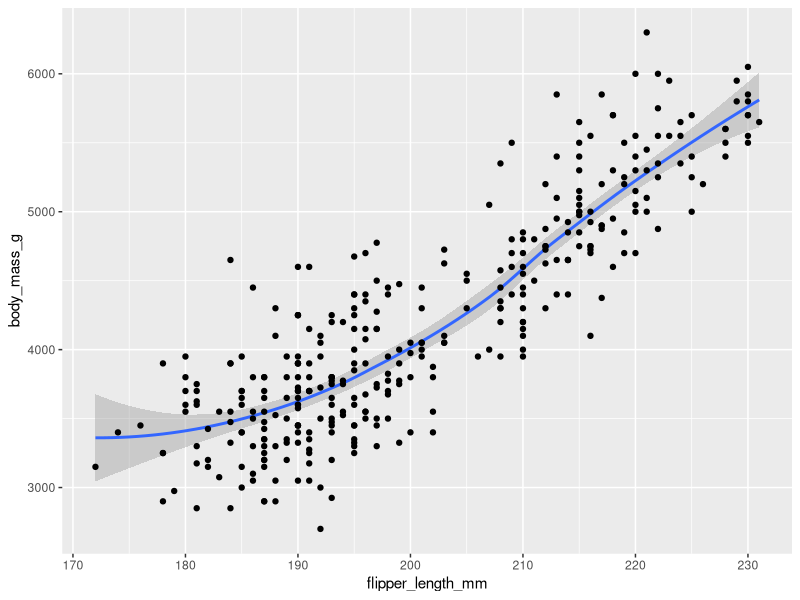
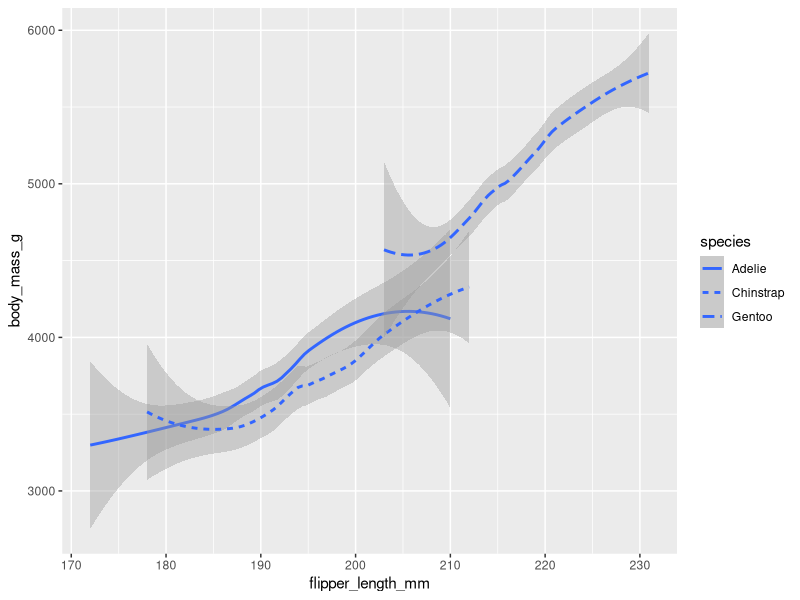
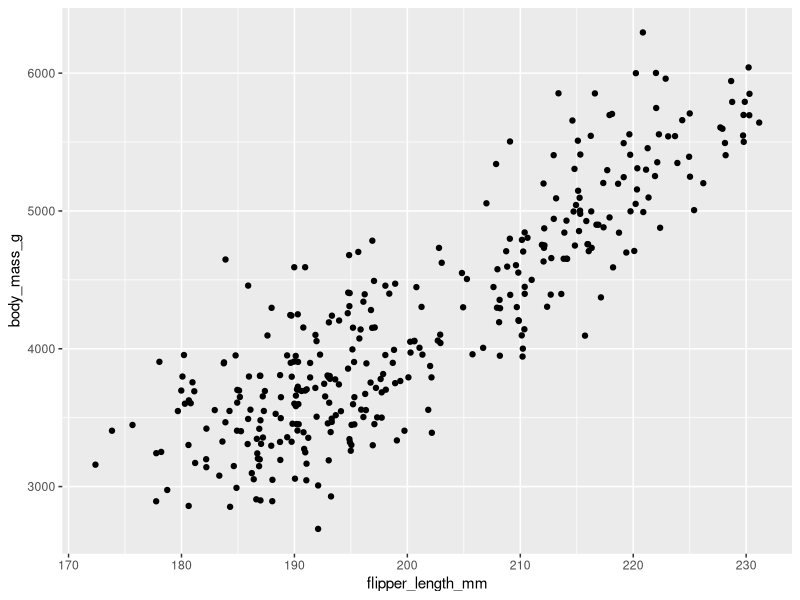
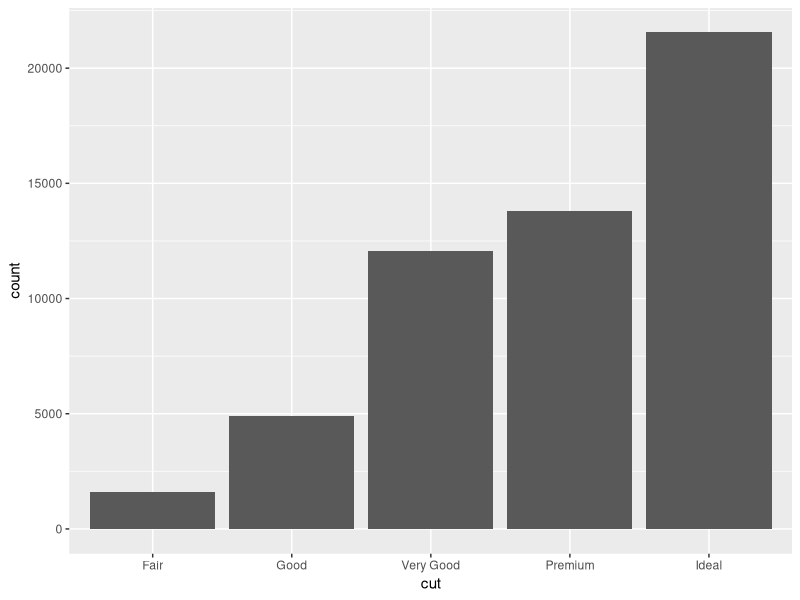
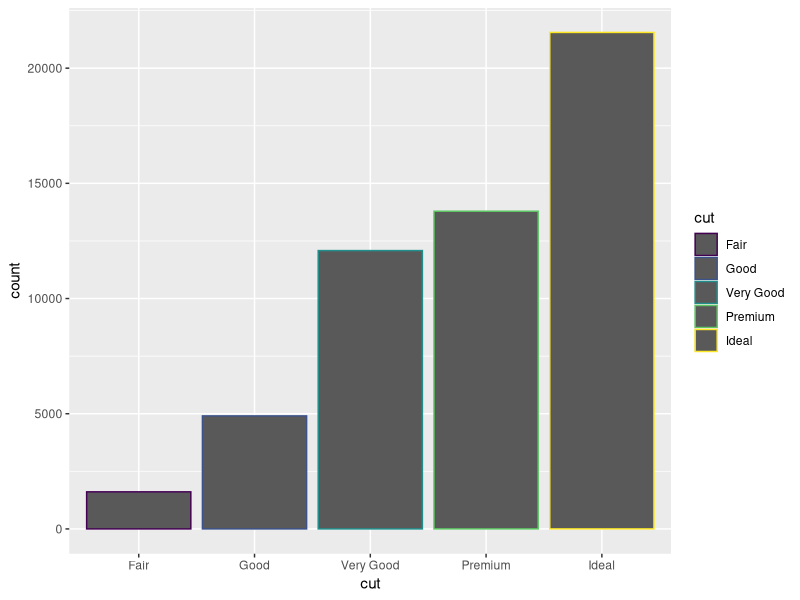
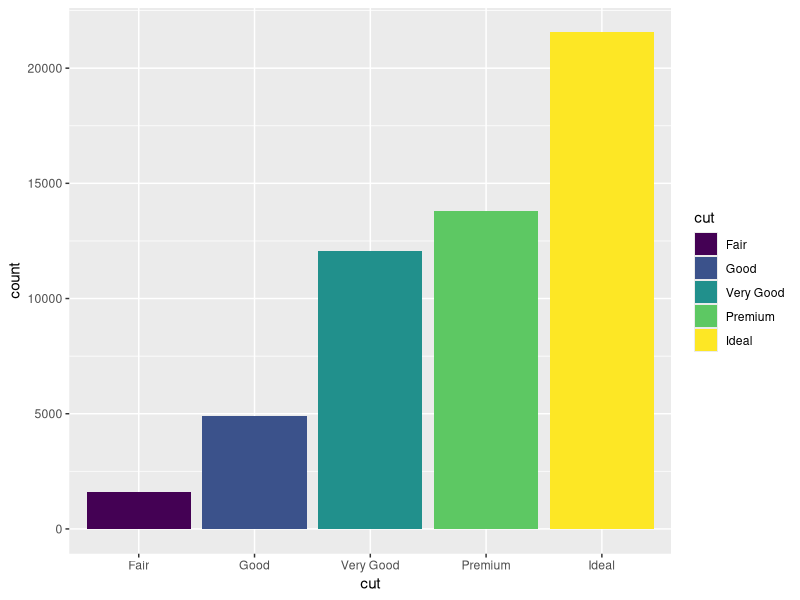
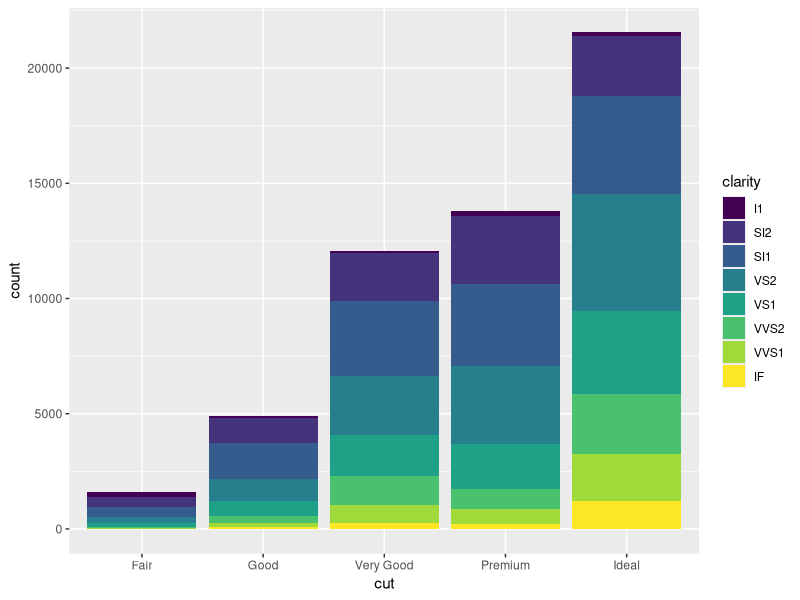
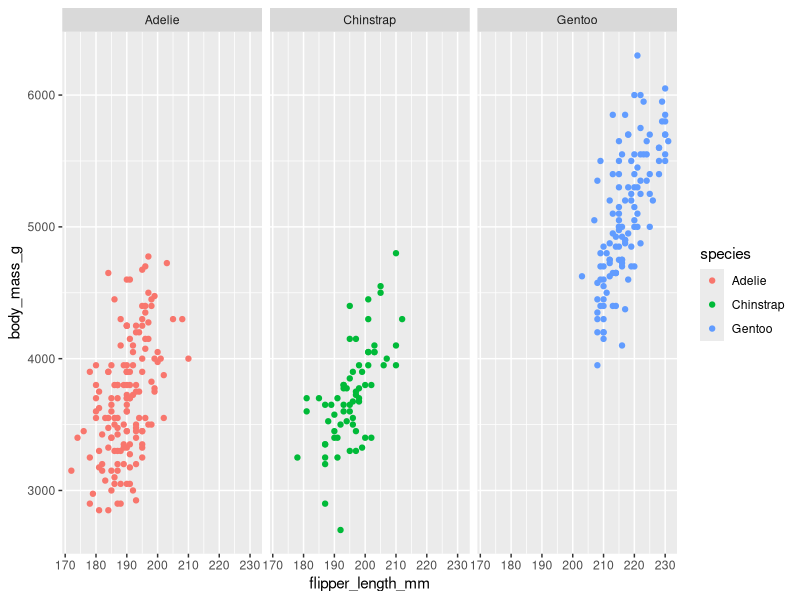

Reproduce these figures in R, in order.
#installng ggplot2 and palmerpenguins dataset
install.packages("ggplot2")
install.packages("palmerpenguins")

#loading the libraries ggplot2 and also palmerpenguines
library(ggplot2)
library(palmerpenguins)

#assigning data of penguins
data("penguins")

#viewing the data of penguins
View(penguins)

#create the data visualization by using ggplot2
#ggplot(data = penguins) + geom_point(mapping = aes(x = flipper_length_mm, y = body_mass_g))

#improving the scatter plot by adding color the species
#ggplot(data = penguins) + geom_point(mapping = aes(x = flipper_length_mm, y = body_mass_g,color=species))

#adding shape and color to make it look better
#ggplot(data = penguins) + geom_point(mapping = aes(x = flipper_length_mm, y = body_mass_g,color=species,shape=species))

#adding size to it as well besides color and shape
#ggplot(data = penguins) + geom_point(mapping = aes(x = flipper_length_mm, y = body_mass_g,color=species,shape=species,size=species))

#using alpha for transparency
#ggplot(data = penguins) + geom_point(mapping = aes(x = flipper_length_mm, y = body_mass_g,alpha=species))

#assigning a particular color
#ggplot(data = penguins) + geom_point(mapping = aes(x = flipper_length_mm, y = body_mass_g,alpha=species),color="purple")

#changing from geo_points to geo_smooth
#ggplot(data = penguins) + geom_smooth(mapping = aes(x = flipper_length_mm, y = body_mass_g))

#combining geo_smooth and geo_points
ggplot(data = penguins) + geom_smooth(mapping = aes(x = flipper_length_mm, y = body_mass_g))+
 geom_point(mapping=aes(x=flipper_length_mm,y=body_mass_g))

#adding a linetype to represent different species
ggplot(data = penguins) + geom_smooth(mapping = aes(x = flipper_length_mm, y = body_mass_g,linetype=species))

#adding jitter
ggplot(data = penguins) + geom_jitter(mapping = aes(x = flipper_length_mm, y = body_mass_g))

#using diamon dataset for barcharts
ggplot(data=diamonds)+
  geom_bar(mapping=aes(x=cut))

#adding color to the bar chart
ggplot(data=diamonds)+
  geom_bar(mapping=aes(x=cut,color=cut))

#adding color to earch bar
ggplot(data=diamonds)+
  geom_bar(mapping=aes(x=cut,fill=cut))

#addign clarity
ggplot(data=diamonds)+
  geom_bar(mapping=aes(x=cut,fill=clarity))

#adding facet_wrap
ggplot(data=penguins)+
  geom_point(mapping=aes(x=flipper_length_mm,y=body_mass_g,color=species))+
  facet_wrap(~species)

#or short way to write it 
ggplot(data=penguins,aes(x=flipper_length_mm,y=body_mass_g))+
  geom_point(aes(color=species))+
  facet_wrap(~species)

#adding facet_wrap for diamond data
ggplot(data=diamonds)+
  geom_bar(mapping=aes(x=color,fill=cut))+
  facet_wrap(~cut)

#using facet_grid
ggplot(data=penguins)+
  geom_point(aes(x=flipper_length_mm,y=body_mass_g,color=species))+
  facet_grid(sex~species)